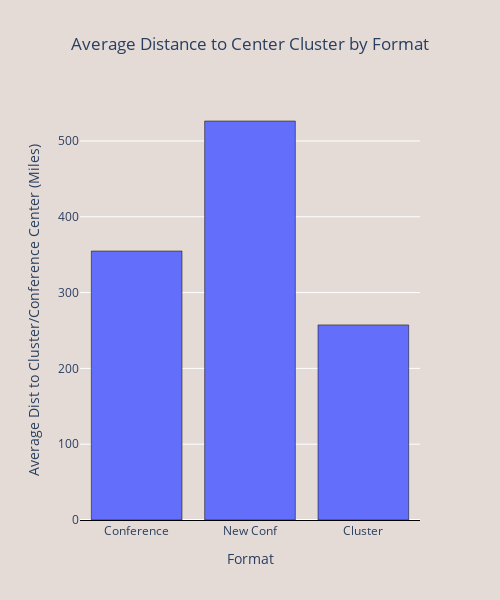

Source (notebook cell):
### Code cell
ssws = {'Format' : [], 'SSW' : []}
for c in ['Conference', 'new_conf', 'cluster']:
    ssws['Format'].append(c.replace('_', ' ').title())
    ssws['SSW'].append(getDist(school_df, c, exclude = ['Other'], average = True))
ssw_df = pd.DataFrame(ssws)
f = go.Figure()
f.add_trace(go.Bar(
    x = ssw_df['Format'],
    y = ssw_df['SSW'],
    marker = dict(line = dict(color = 'black'))
))
f.update_layout(width = 500, height = 600,
                paper_bgcolor = '#E4DBD7', plot_bgcolor = '#E4DBD7',
                title = "Average Distance to Center Cluster by Format",
                title_x = 0.5, title_xanchor = 'center',
                xaxis_title = 'Format',
                yaxis_title = 'Average Dist to Cluster/Conference Center (Miles)',
                xaxis_linecolor = 'black')
f

### Figure 1 — Plotly figure (JSON) as saved in the notebook; plotly's stock layout.template omitted (floating-point values rounded to 4 significant figures)
{"data": [{"marker": {"line": {"color": "black"}}, "type": "bar", "x": ["Conference", "New Conf", "Cluster"], "y": [354.8, 526.4, 257.4]}], "layout": {"height": 600, "paper_bgcolor": "#E4DBD7", "plot_bgcolor": "#E4DBD7", "title": {"text": "Average Distance to Center Cluster by Format", "x": 0.5, "xanchor": "center"}, "width": 500, "xaxis": {"autorange": true, "linecolor": "black", "range": [-0.5, 2.5], "title": {"text": "Format"}, "type": "category"}, "yaxis": {"autorange": true, "range": [0, 554.1], "title": {"text": "Average Dist to Cluster/Conference Center (Miles)"}, "type": "linear"}}}
